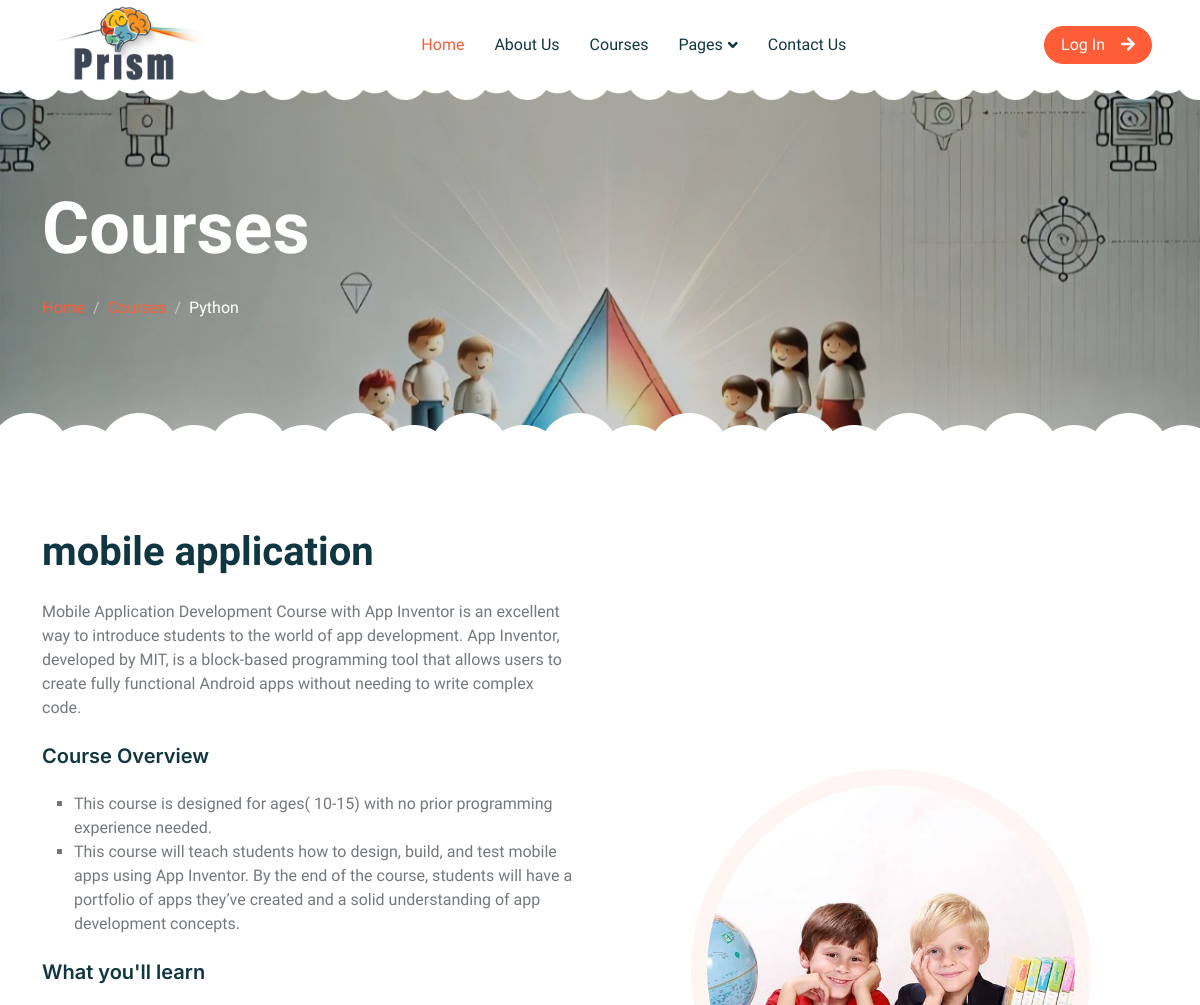
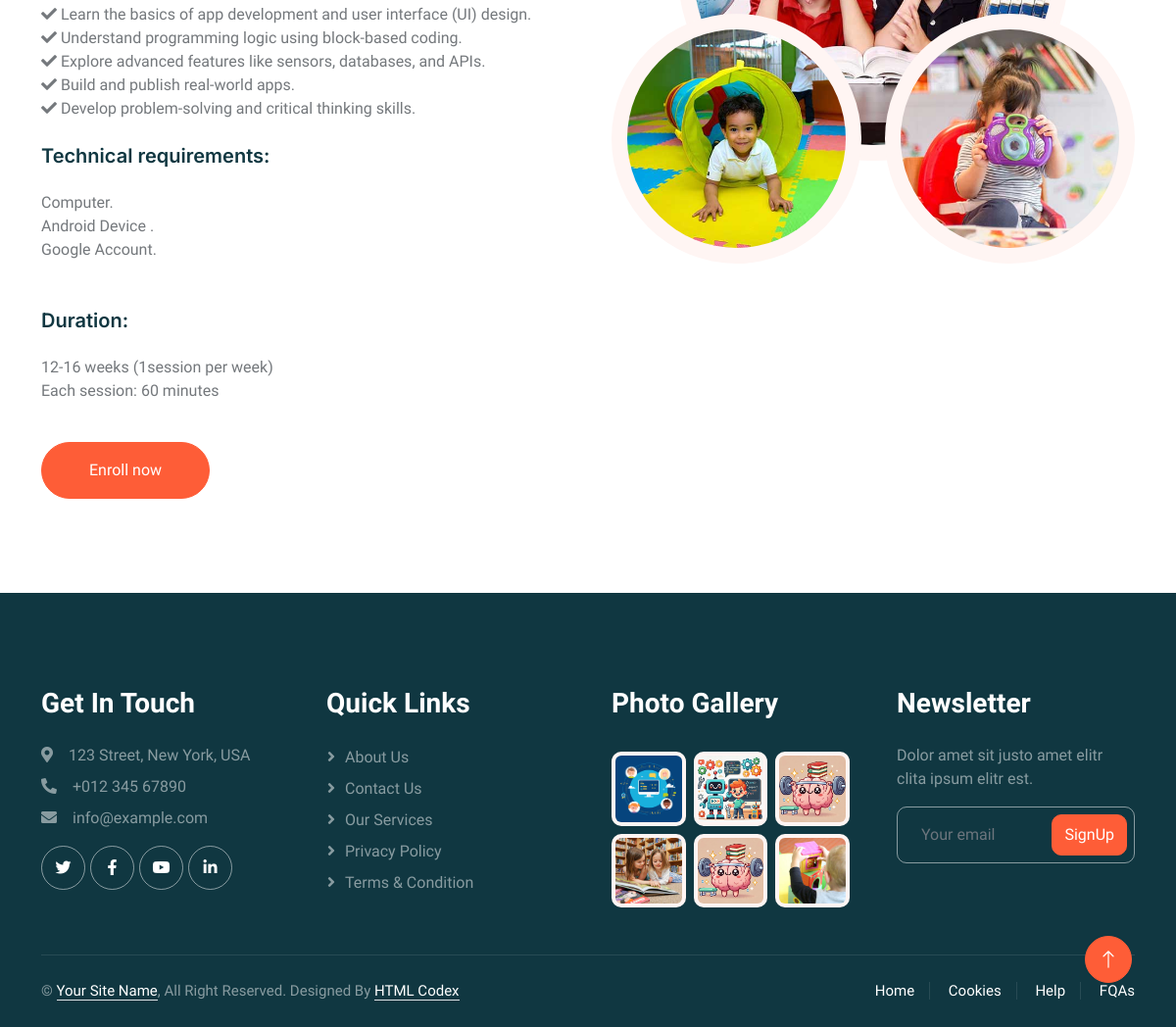
/students/courseDetails/4/, run on the app's committed database (2 pictures, top to bottom).
### common_App/models.py (models this page shows, shortened)
class Courses(models.Model):
  type = (
        ("Online Course","Online"),
        ("On-Site Course","Offline"),
    )
  age  = (
          ("5-7","5-7"),
          ("7-9","7-9"),
          ("9-11","9-11"),
          ("11+","11+"),
        )
  category = (
               ("Programming","Programming"),
               ("Robotics","Robotics"),
               ("Strong Mind","Strong Mind"),
             )
  is_active =( ("Active Now","Active Now"),
               ("Coming Soon","Coming Soon"),
        )
  name          = models.CharField(max_length=50,null=True)
  description   = models.TextField(max_length=400,null=True)
  course_overview   = models.TextField(max_length=400,null=True)
  what_you_will_learn = models.TextField(max_length=800,null=True)
  requirments   = models.TextField(max_length=200,null=True)
  course_duration   = models.TextField(max_length=200,null=True)
  session_duration  = models.TextField(max_length=  200,null=True)
  level         = models.IntegerField(max_length=5,null=True)
  price         = models.IntegerField(max_length=10,null=True)
  kitId         = models.OneToOneField(ToolKit,null=True,blank=True,on_delete=models.CASCADE)
  maxNmberofstudents        = models.IntegerField(max_length=20,null=True)
  CourseStatus = models.CharField(max_length=50,choices=type,null=True)
  age = models.CharField(max_length=50,choices=age,null=True)
  category = models.CharField(max_length=50,choices=category,null=True)
  image         = models.ImageField(null=True,blank=True)
  is_active     = models.CharField(max_length=50,choices=is_active,null=True)

### Students/views.py (the view)
# urls.py: path('courseDetails/<str:course_id>/', views.courseDetails,name='courseDetails'),
def courseDetails(request,course_id):
    course_details=Courses.objects.get(id=course_id)
    context={'course':course_details}
    return render (request,'StudentsApp/CourseDetails.html',context)

### Templates/StudentsApp/CourseDetails.html
{% extends 'Main.html' %}
{% load static %}
{% block content1 %}
        <div class="container-xxl py-5 page-header position-relative mb-5">
            <div class="container py-5">
                <h1 class="display-2 text-white animated slideInDown mb-4"> Courses</h1>
                <nav aria-label="breadcrumb animated slideInDown">
                    <ol class="breadcrumb">
                        <li class="breadcrumb-item"><a href="#">Home</a></li>
                        <li class="breadcrumb-item"><a href="#">Courses</a></li>
                        <li class="breadcrumb-item text-white active" aria-current="page">Python</li>
                    </ol>
                </nav>
            </div>
        </div>
        <div class="container-xxl py-5">
            <div class="container">
                <div class="row g-5 align-items-center">
                    <div class="col-lg-6 wow fadeInUp" data-wow-delay="0.1s">
                        <h1 class="mb-4">  {{course.name}}</h1>
                        <p>
                            {{course.description}}
                            <p class="mb-4">
                                <h5 class="mb-4">Course Overview</h5>
                                <ul style="list-style-type: square;">
                                    {% for line in course.course_overview.splitlines %}
                                <li>  {{line}} <br></li>
                                {% endfor%}
                                  </ul>
                            </p>
                            <p class="mb-4">
                                <h5 class="mb-4">What you'll learn</h5>
                                {% for line in course.what_you_will_learn.splitlines %}
                                <i class="fa fa-check"></i>  {{line}} <br>
                                {% endfor%}
                            </p>
                            <p class="mb-4">
                                <h5 class="mb-4">Technical requirements:</h5>
                                {% for line1 in course.requirments.splitlines %}
                                  {{line1}} <br>
                                {% endfor%}
                                <br>
                            </p>
                            <p class="mb-4">
                                <h5 class="mb-4">Duration:</h5>
                                  {{course.course_duration}} <br>
                                  {{course.session_duration}} <br>
                                <br>
                            </p>
                        </p>
                        <div class="row g-4 align-items-center">
                            <div class="col-sm-6">
                                <a class="btn btn-primary rounded-pill py-3 px-5" href="{% url 'application' course.id %}">Enroll now</a>
                            </div>
                        </div>
                    </div>
                    <div class="col-lg-6 about-img wow fadeInUp" data-wow-delay="0.5s">
                        <div class="row">
                            <div class="col-12 text-center">
                                <img class="img-fluid w-75 rounded-circle bg-light p-3" src="{% static 'img/about-1.jpg' %}" alt="">
                            </div>
                            <div class="col-6 text-start" style="margin-top: -150px;">
                                <img class="img-fluid w-100 rounded-circle bg-light p-3" src="{% static 'img/about-2.jpg' %}" alt="">
                            </div>
                            <div class="col-6 text-end" style="margin-top: -150px;">
                                <img class="img-fluid w-100 rounded-circle bg-light p-3" src="{% static 'img/about-3.jpg' %}" alt="">
                            </div>
                        </div>
                    </div>
                </div>
            </div>
        </div>
 {% endblock content1 %}

### static/css/style.css (style rules this page uses)
:root { --primary: #FE5D37; --light: #FFF5F3; --dark: #103741; }
.btn { font-weight: 500; transition: .5s; }
.btn.btn-primary { color: #FFFFFF; }
h1, h2, h3, h4, .h1, .h2, .h3, .h4, .display-1, .display-2, .display-3, .display-4, .display-5, .display-6 { font-family: 'Lobster Two', cursive; font-weight: 700; }
h5, h6, .h5, .h6 { font-weight: 600; }
.header-carousel::before, .header-carousel::after, .page-header::before, .page-header::after { position: absolute; content: ""; width: 100%; height: 10px; top: 0; left: 0; background: url(../img/bg-header-top.png) center center repeat-x; z-index: 1; }
.header-carousel::after, .page-header::after { height: 19px; top: auto; bottom: 0; background: url(../img/bg-header-bottom.png) center center repeat-x; }
.page-header { background: linear-gradient(rgba(0, 0, 0, .2), rgba(0, 0, 0, .2)), url(../img/carousel-1.jpg) center center no-repeat; background-size: cover; }
.breadcrumb-item + .breadcrumb-item::before { color: rgba(255, 255, 255, .5); }
.about-img img { transition: .5s; }

### data on the page
Courses: name "mobile application", description "Mobile Application Development Course with App Inventor is an excellent way to introduce students to the world of app development. App Inventor, developed by MIT, is a block-based programming tool that allows users to create fully functional Android apps without needing to write complex code.", course_duration "12-16 weeks (1session per week)", session_duration "Each session: 60 minutes"

### other printed values
{{ line }} "This course is designed for ages( 10-15) with no prior programming experience needed."
{{ line }} "Learn the basics of app development and user interface (UI) design." "Understand programming logic using block-based coding." "Explore advanced features like sensors, databases, and APIs." "Build and publish real-world apps." "Develop problem-solving and critical thinking skills."
{{ line1 }} "Computer." "Android Device ." "Google Account."
